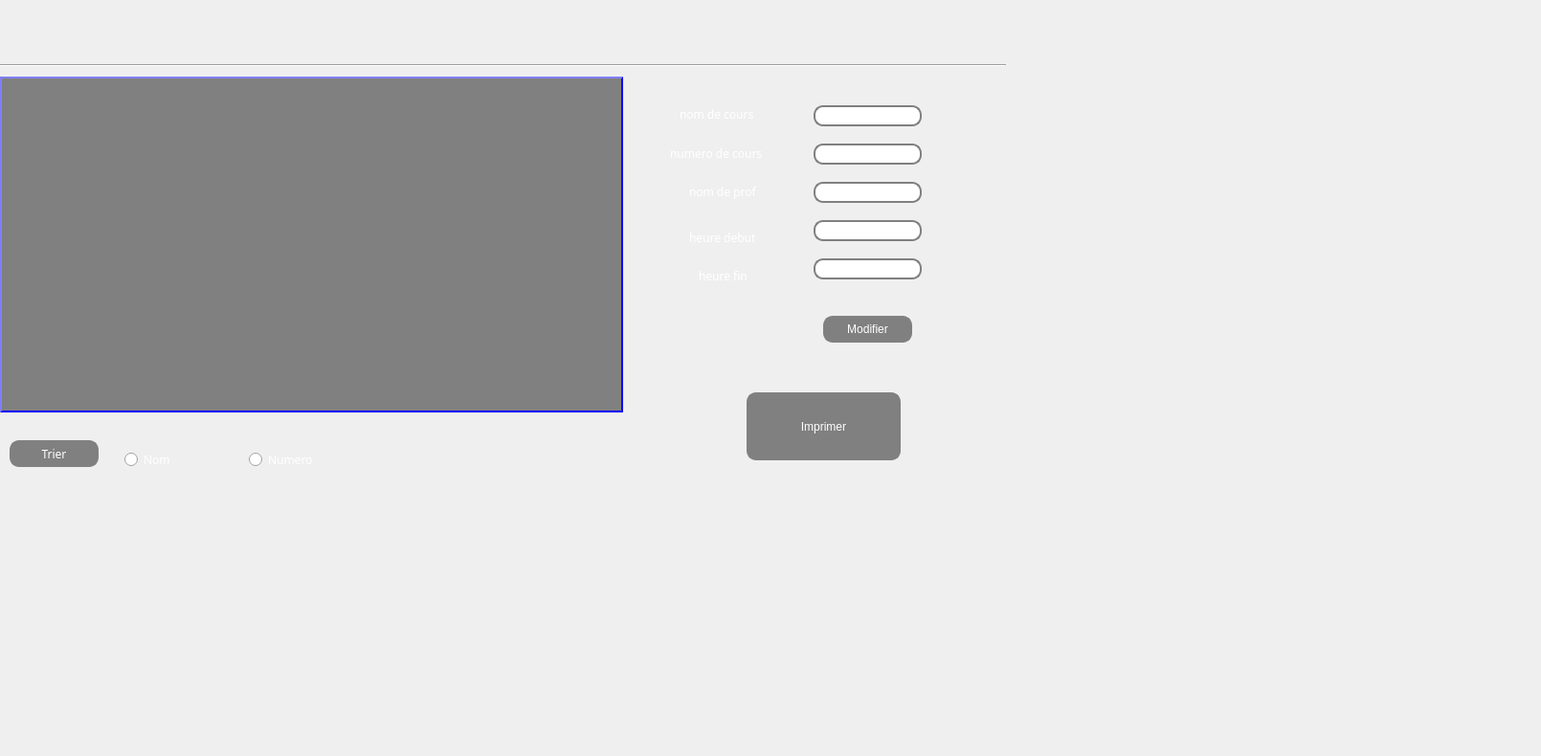
      <widget class="QWidget" name="tab_4">
       <attribute name="title">
        <string>afficher</string>
       </attribute>
       <widget class="QTableView" name="coursView">
        <property name="geometry">
         <rect>
          <x>0</x>
          <y>80</y>
          <width>651</width>
          <height>351</height>
         </rect>
        </property>
        <property name="styleSheet">
         <string notr="true"> background: gray;
 border: 2px outset blue ;</string>
        </property>
       </widget>
       <widget class="Line" name="line_5">
        <property name="geometry">
         <rect>
          <x>0</x>
          <y>60</y>
          <width>1051</width>
          <height>16</height>
         </rect>
        </property>
        <property name="orientation">
         <enum>Qt::Horizontal</enum>
        </property>
       </widget>
       <widget class="QPushButton" name="trier_cours">
        <property name="geometry">
         <rect>
          <x>10</x>
          <y>460</y>
          <width>93</width>
          <height>28</height>
         </rect>
        </property>
        <property name="styleSheet">
         <string notr="true">color: white;
background:gray;
border: 2px solid gray;
border-radius: 10px;
font-family:Gras;</string>
        </property>
        <property name="text">
         <string>Trier</string>
        </property>
       </widget>
       <widget class="QLineEdit" name="nomC_4">
        <property name="geometry">
         <rect>
          <x>850</x>
          <y>110</y>
          <width>113</width>
          <height>22</height>
         </rect>
        </property>
        <property name="styleSheet">
         <string notr="true"> border: 2px solid gray;
 border-radius: 10px;</string>
        </property>
       </widget>
       <widget class="QLineEdit" name="numC">
        <property name="geometry">
         <rect>
          <x>850</x>
          <y>150</y>
          <width>113</width>
          <height>22</height>
         </rect>
        </property>
        <property name="styleSheet">
         <string notr="true"> border: 2px solid gray;
 border-radius: 10px;</string>
        </property>
       </widget>
       <widget class="QLineEdit" name="nomE_3">
        <property name="geometry">
         <rect>
          <x>850</x>
          <y>190</y>
          <width>113</width>
          <height>22</height>
         </rect>
        </property>
        <property name="styleSheet">
         <string notr="true"> border: 2px solid gray;
 border-radius: 10px;</string>
        </property>
       </widget>
       <widget class="QLineEdit" name="heureD_3">
        <property name="geometry">
         <rect>
          <x>850</x>
          <y>230</y>
          <width>113</width>
          <height>22</height>
         </rect>
        </property>
        <property name="styleSheet">
         <string notr="true"> border: 2px solid gray;
 border-radius: 10px;</string>
        </property>
       </widget>
       <widget class="QLineEdit" name="heureF_3">
        <property name="geometry">
         <rect>
          <x>850</x>
          <y>270</y>
          <width>113</width>
          <height>22</height>
         </rect>
        </property>
        <property name="styleSheet">
         <string notr="true"> border: 2px solid gray;
 border-radius: 10px;</string>
        </property>
       </widget>
       <widget class="QLabel" name="label_22">
        <property name="geometry">
         <rect>
          <x>710</x>
          <y>110</y>
          <width>101</width>
          <height>20</height>
         </rect>
        </property>
        <property name="palette">
         <palette>
          <active>
           <colorrole role="WindowText">
            <brush brushstyle="SolidPattern">
             <color alpha="255">
              <red>255</red>
              <green>255</green>
              <blue>255</blue>
             </color>
            </brush>
           </colorrole>
           <colorrole role="Button">
            <brush brushstyle="SolidPattern">
             <color alpha="255">
              <red>0</red>
              <green>0</green>
              <blue>0</blue>
             </color>
            </brush>
           </colorrole>
           <colorrole role="Text">
            <brush brushstyle="SolidPattern">
             <color alpha="255">
              <red>255</red>
              <green>255</green>
              <blue>255</blue>
             </color>
            </brush>
           </colorrole>
           <colorrole role="ButtonText">
            <brush brushstyle="SolidPattern">
             <color alpha="255">
              <red>255</red>
              <green>255</green>
              <blue>255</blue>
             </color>
            </brush>
           </colorrole>
           <colorrole role="PlaceholderText">
            <brush brushstyle="NoBrush">
             <color alpha="128">
              <red>255</red>
              <green>255</green>
              <blue>255</blue>
             </color>
            </brush>
           </colorrole>
          </active>
          <inactive>
           <colorrole role="WindowText">
            <brush brushstyle="SolidPattern">
             <color alpha="255">
              <red>255</red>
              <green>255</green>
              <blue>255</blue>
             </color>
            </brush>
           </colorrole>
           <colorrole role="Button">
            <brush brushstyle="SolidPattern">
             <color alpha="255">
              <red>0</red>
              <green>0</green>
              <blue>0</blue>
             </color>
            </brush>
           </colorrole>
           <colorrole role="Text">
            <brush brushstyle="SolidPattern">
             <color alpha="255">
              <red>255</red>
              <green>255</green>
              <blue>255</blue>
             </color>
            </brush>
           </colorrole>
           <colorrole role="ButtonText">
            <brush brushstyle="SolidPattern">
             <color alpha="255">
              <red>255</red>
              <green>255</green>
              <blue>255</blue>
             </color>
            </brush>
           </colorrole>
           <colorrole role="PlaceholderText">
            <brush brushstyle="NoBrush">
             <color alpha="128">
              <red>255</red>
              <green>255</green>
              <blue>255</blue>
             </color>
            </brush>
           </colorrole>
          </inactive>
          <disabled>
           <colorrole role="WindowText">
            <brush brushstyle="SolidPattern">
             <color alpha="255">
              <red>255</red>
              <green>255</green>
              <blue>255</blue>
             </color>
            </brush>
           </colorrole>
           <colorrole role="Button">
            <brush brushstyle="SolidPattern">
             <color alpha="255">
              <red>0</red>
              <green>0</green>
              <blue>0</blue>
             </color>
            </brush>
           </colorrole>
           <colorrole role="Text">
            <brush brushstyle="SolidPattern">
             <color alpha="255">
              <red>255</red>
              <green>255</green>
              <blue>255</blue>
             </color>
            </brush>
           </colorrole>
           <colorrole role="ButtonText">
            <brush brushstyle="SolidPattern">
             <color alpha="255">
              <red>255</red>
              <green>255</green>
              <blue>255</blue>
             </color>
            </brush>
           </colorrole>
           <colorrole role="PlaceholderText">
            <brush brushstyle="NoBrush">
             <color alpha="128">
              <red>255</red>
              <green>255</green>
              <blue>255</blue>
             </color>
            </brush>
           </colorrole>
          </disabled>
         </palette>
        </property>
        <property name="mouseTracking">
         <bool>false</bool>
        </property>
        <property name="focusPolicy">
         <enum>Qt::ClickFocus</enum>
        </property>
        <property name="contextMenuPolicy">
         <enum>Qt::PreventContextMenu</enum>
        </property>
        <property name="styleSheet">
         <string notr="true">text-align: center;
color:white;
font-family: Arial Black;</string>
        </property>
        <property name="text">
         <string>nom de cours</string>
        </property>
       </widget>
       <widget class="QLabel" name="label_23">
        <property name="geometry">
         <rect>
          <x>700</x>
          <y>150</y>
          <width>121</width>
          <height>20</height>
         </rect>
        </property>
        <property name="styleSheet">
         <string notr="true">text-align: center;
color:white;
font-family: Arial Black;</string>
        </property>
        <property name="text">
         <string>numero de cours </string>
        </property>
       </widget>
       <widget class="QLabel" name="label_24">
        <property name="geometry">
         <rect>
          <x>720</x>
          <y>190</y>
          <width>101</width>
          <height>21</height>
         </rect>
        </property>
        <property name="styleSheet">
         <string notr="true">text-align: center;
color:white;
font-family: Arial Black;</string>
        </property>
        <property name="text">
         <string>nom de prof</string>
        </property>
       </widget>
       <widget class="QLabel" name="label_25">
        <property name="geometry">
         <rect>
          <x>720</x>
          <y>240</y>
          <width>91</width>
          <height>16</height>
         </rect>
        </property>
        <property name="styleSheet">
         <string notr="true">text-align: center;
color:white;
font-family: Arial Black;</string>
        </property>
        <property name="text">
         <string>heure debut</string>
        </property>
       </widget>
       <widget class="QLabel" name="label_26">
        <property name="geometry">
         <rect>
          <x>730</x>
          <y>280</y>
          <width>71</width>
          <height>16</height>
         </rect>
        </property>
        <property name="styleSheet">
         <string notr="true">text-align: center;
color:white;
font-family: Arial Black;</string>
        </property>
        <property name="text">
         <string>heure fin</string>
        </property>
       </widget>
       <widget class="QPushButton" name="modif_button_3">
        <property name="geometry">
         <rect>
          <x>860</x>
          <y>330</y>
          <width>93</width>
          <height>28</height>
         </rect>
        </property>
        <property name="styleSheet">
         <string notr="true">color: white;
background:gray;
 border: 2px solid gray;
 border-radius: 10px;



</string>
        </property>
        <property name="text">
         <string>Modifier</string>
        </property>
       </widget>
       <widget class="QPushButton" name="pushButton">
        <property name="geometry">
         <rect>
          <x>780</x>
          <y>410</y>
          <width>161</width>
          <height>71</height>
         </rect>
        </property>
        <property name="styleSheet">
         <string notr="true">color: white;
background:gray;
border: 2px solid gray;
border-radius: 10px;
</string>
        </property>
        <property name="text">
         <string>Imprimer</string>
        </property>
       </widget>
       <widget class="QRadioButton" name="radioButton_nom">
        <property name="geometry">
         <rect>
          <x>130</x>
          <y>470</y>
          <width>97</width>
          <height>20</height>
         </rect>
        </property>
        <property name="styleSheet">
         <string notr="true">text-align: center;
color:white;
font-family: Arial Black;</string>
        </property>
        <property name="text">
         <string>Nom</string>
        </property>
       </widget>
       <widget class="QRadioButton" name="radioButton_numero">
        <property name="geometry">
         <rect>
          <x>260</x>
          <y>470</y>
          <width>97</width>
          <height>20</height>
         </rect>
        </property>
        <property name="styleSheet">
         <string notr="true">text-align: center;
color:white;
font-family: Arial Black;</string>
        </property>
        <property name="text">
         <string>Numero</string>
        </property>
       </widget>
       <widget class="QLabel" name="background_4">
        <property name="geometry">
         <rect>
          <x>0</x>
          <y>0</y>
          <width>1601</width>
          <height>781</height>
         </rect>
        </property>
        <property name="text">
         <string/>
        </property>
       </widget>
       <zorder>background_4</zorder>
       <zorder>coursView</zorder>
       <zorder>line_5</zorder>
       <zorder>trier_cours</zorder>
       <zorder>nomC_4</zorder>
       <zorder>numC</zorder>
       <zorder>nomE_3</zorder>
       <zorder>heureD_3</zorder>
       <zorder>heureF_3</zorder>
       <zorder>label_22</zorder>
       <zorder>label_23</zorder>
       <zorder>label_24</zorder>
       <zorder>label_25</zorder>
       <zorder>label_26</zorder>
       <zorder>modif_button_3</zorder>
       <zorder>pushButton</zorder>
       <zorder>radioButton_nom</zorder>
       <zorder>radioButton_numero</zorder>
      </widget>
